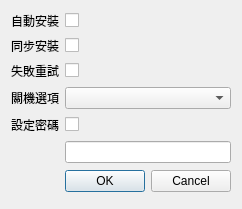
<?xml version="1.0" encoding="UTF-8"?>
<ui version="4.0">
 <class>InstallOptionEditor</class>
 <widget class="QDialog" name="InstallOptionEditor">
  <property name="geometry">
   <rect>
    <x>0</x>
    <y>0</y>
    <width>232</width>
    <height>209</height>
   </rect>
  </property>
  <property name="sizePolicy">
   <sizepolicy hsizetype="Preferred" vsizetype="Preferred">
    <horstretch>0</horstretch>
    <verstretch>0</verstretch>
   </sizepolicy>
  </property>
  <property name="windowTitle">
   <string>編輯預設選項</string>
  </property>
  <property name="whatsThis">
   <string/>
  </property>
  <property name="autoFillBackground">
   <bool>false</bool>
  </property>
  <property name="styleSheet">
   <string notr="true">font: 10pt &quot;Microsoft JhengHei&quot;;
QLineEdit {
	border: 1px solid grey;
 	border-radius: 3px;
}</string>
  </property>
  <property name="sizeGripEnabled">
   <bool>false</bool>
  </property>
  <property name="modal">
   <bool>false</bool>
  </property>
  <layout class="QGridLayout" name="gridLayout">
   <item row="2" column="1">
    <widget class="QCheckBox" name="at_retry_cb">
     <property name="text">
      <string/>
     </property>
    </widget>
   </item>
   <item row="1" column="0">
    <widget class="QLabel" name="label_2">
     <property name="text">
      <string>同步安裝</string>
     </property>
    </widget>
   </item>
   <item row="4" column="0">
    <widget class="QLabel" name="label_5">
     <property name="text">
      <string>設定密碼</string>
     </property>
    </widget>
   </item>
   <item row="1" column="1">
    <widget class="QCheckBox" name="async_install_cb">
     <property name="text">
      <string/>
     </property>
    </widget>
   </item>
   <item row="3" column="1">
    <widget class="QComboBox" name="halt_option_dropdown"/>
   </item>
   <item row="4" column="1">
    <widget class="QCheckBox" name="set_passwd_cb">
     <property name="text">
      <string/>
     </property>
    </widget>
   </item>
   <item row="2" column="0">
    <widget class="QLabel" name="label_3">
     <property name="text">
      <string>失敗重試</string>
     </property>
    </widget>
   </item>
   <item row="0" column="0">
    <widget class="QLabel" name="label">
     <property name="text">
      <string>自動安裝</string>
     </property>
    </widget>
   </item>
   <item row="6" column="1">
    <widget class="QDialogButtonBox" name="action_btns">
     <property name="orientation">
      <enum>Qt::Horizontal</enum>
     </property>
     <property name="standardButtons">
      <set>QDialogButtonBox::Cancel|QDialogButtonBox::Ok</set>
     </property>
    </widget>
   </item>
   <item row="3" column="0">
    <widget class="QLabel" name="label_4">
     <property name="text">
      <string>關機選項</string>
     </property>
    </widget>
   </item>
   <item row="0" column="1">
    <widget class="QCheckBox" name="at_install_cb">
     <property name="text">
      <string/>
     </property>
    </widget>
   </item>
   <item row="5" column="1">
    <widget class="QLineEdit" name="set_passwd_txt"/>
   </item>
  </layout>
 </widget>
 <resources/>
 <connections>
  <connection>
   <sender>action_btns</sender>
   <signal>accepted()</signal>
   <receiver>InstallOptionEditor</receiver>
   <slot>accept()</slot>
   <hints>
    <hint type="sourcelabel">
     <x>248</x>
     <y>254</y>
    </hint>
    <hint type="destinationlabel">
     <x>157</x>
     <y>274</y>
    </hint>
   </hints>
  </connection>
  <connection>
   <sender>action_btns</sender>
   <signal>rejected()</signal>
   <receiver>InstallOptionEditor</receiver>
   <slot>reject()</slot>
   <hints>
    <hint type="sourcelabel">
     <x>316</x>
     <y>260</y>
    </hint>
    <hint type="destinationlabel">
     <x>286</x>
     <y>274</y>
    </hint>
   </hints>
  </connection>
 </connections>
</ui>
